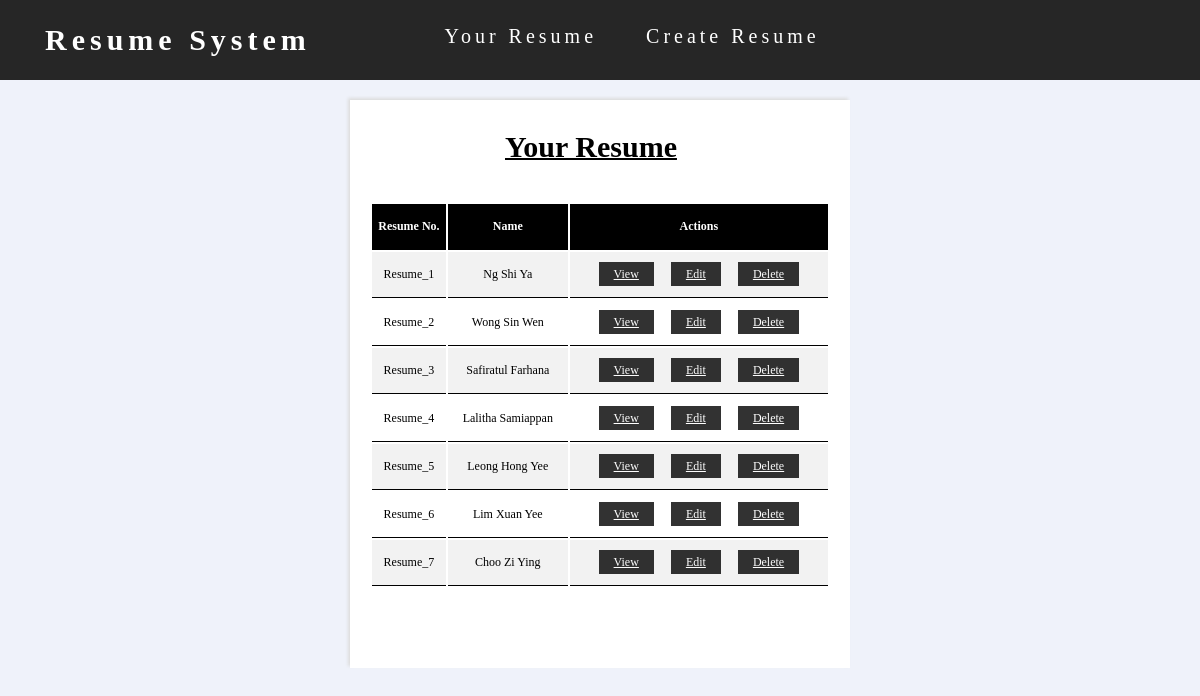
Page /pages/mainpage.php on the committed database.
### tables this page shows
CREATE TABLE `resume` (
  `resume_id` int(11) NOT NULL,
  `fname` varchar(256) NOT NULL,
  `lname` varchar(256) NOT NULL,
  `phone` varchar(256) NOT NULL,
  `email` varchar(256) NOT NULL,
  `url` varchar(256) NOT NULL,
  `jobtitle` varchar(256) NOT NULL,
  `com_name` varchar(256) NOT NULL,
  `start_job` varchar(256) NOT NULL,
  `end_job` varchar(256) NOT NULL,
  `descrip` varchar(256) NOT NULL,
  `school` varchar(256) NOT NULL,
  `degree` varchar(256) NOT NULL,
  `field` varchar(256) NOT NULL,
  `cgpa` varchar(11) NOT NULL,
  `enddg` varchar(256) NOT NULL,
  `skill1` varchar(256) NOT NULL,
  `skill2` varchar(256) NOT NULL,
  `skill3` varchar(256) NOT NULL,
  `language` varchar(256) NOT NULL
);

### pages/mainpage.php (the view, shortened to what this page needs)
<?php
	include_once 'includes/dbh.php';
	$sql = "SELECT * FROM resume;";
	$result = mysqli_query($conn, $sql);
	$resultCheck = mysqli_num_rows($result);
?>
<!DOCTYPE html>
<html>
<head>
	<link rel="stylesheet" href="https://cdnjs.cloudflare.com/ajax/libs/font-awesome/4.7.0/css/font-awesome.min.css">
	 <link rel="stylesheet" href="includes\style.css">
</head>
<body>
	<header>
	<div class="wrapper">
		<div class="logo">
			<h3>Resume System</h3>
		</div>
		<nav>
                <ul>
                 <li><a href ="mainpage.php">Your Resume</a></li>
                 <li><a href ="includes\create.php">Create Resume</a></li>
             </ul>
            </nav>
	</div>
	</header>
	<div class="container">
		<h3>Your Resume</h3><br>
	<?php
		if ($resultCheck > 0){
				echo "<table class=tab>
    					<tr>
    					<th>Resume No.</th>
    					<th id=pad>Name</th>
      				<th>Actions</th>
    					</tr>";
			while ($row = mysqli_fetch_assoc($result)){
				echo "<tr>";
				echo "<td>Resume_". $row['resume_id']."</td>";
				echo "<td>". $row["fname"] ." ". $row['lname']."</td>";
					$resume_id = $row['resume_id'];
				echo "<td><a href='includes/view.php?view=$resume_id' class=action>View</a>
							<a href='includes/edit.php?edit=$resume_id' class=action>Edit</a>
							<a href='includes/delete.php?delete=$resume_id' class=action>Delete</a></td>";
				echo "</tr>";
			}
		}
	?>
	</table>
</div>
</body>
</html>

### pages/includes/style.css (style rules this page uses)
* { margin: 0; padding: 0; box-sizing: border-box; font-family: Lora; }
body { justify-content: center; align-items: center; background: #EFF2FA; }
header { background: #262626; width: 100%; height: 80px; z-index:12; position:fixed; }
.wrapper { width: 1170px; margin:0 auto; }
.logo { width:30%; float:left; line-height:80px; }
.logo h3 { text-decoration: none; padding-left: 30px; font-size:30px; color:#fff; font-family: Ubuntu; letter-spacing: 5px; }
nav { width:65%; margin: auto; padding: 25px 0; display: flex; font-family: Lora; align-items: center; letter-spacing: 4px; font-size: 20px; color: #fff; justify-content: space-between; float: right; }
nav ul li { list-style:none; display: inline-block; margin: 0 20px; position: relative; }
nav ul li a { text-decoration: none; color: #fff; }
nav ul li::after { content: ''; height: 3px; width: 0; background: #fff; position: absolute; left: 0; bottom: -10px; transition: 0.5s; }
.container { position: relative; width: 500px; justify-content: center; align-items: center; top: 100px; margin: 0 auto; margin-bottom: 200px; padding: 10px 10px 70px 10px; border: 10px solid #fff; box-shadow: -2px -2px 3px #ddd; background: #fff; }
.container h3 { margin: 10px 0 0 135px; width: 100%; font-family: Ubuntu; font-size: 30px; text-decoration: underline 2px; }
.tab { width: 100%; margin-top: 20px; }
.tab table, th, td { border-bottom: 1px solid black; padding: 15px 0 15px 0; margin: 10px 10px 0 10px; text-align: center; font-size: 12px; }
.tab th { background-color: #000; color: white; }
.tab tr:nth-child(even) { background-color: #f2f2f2; }
#pad { width: 120px; }
.action { background-color: #000; color: white; width: 30px; height: 20px; padding: 5px 15px 5px 15px; margin: 0 7px 0 7px; opacity: 0.8; -ms-transform: translate(-50%, -50%); transform: translate(-50%, -50%); }

### rows in the picture
resume: resume_id "1", fname "Ng", lname "Shi Ya"
resume: resume_id "2", fname "Wong", lname "Sin Wen"
resume: resume_id "3", fname "Safiratul", lname "Farhana"
resume: resume_id "4", fname "Lalitha", lname "Samiappan"
resume: resume_id "5", fname "Leong", lname "Hong Yee"
resume: resume_id "6", fname "Lim", lname "Xuan Yee"
resume: resume_id "7", fname "Choo", lname "Zi Ying"
